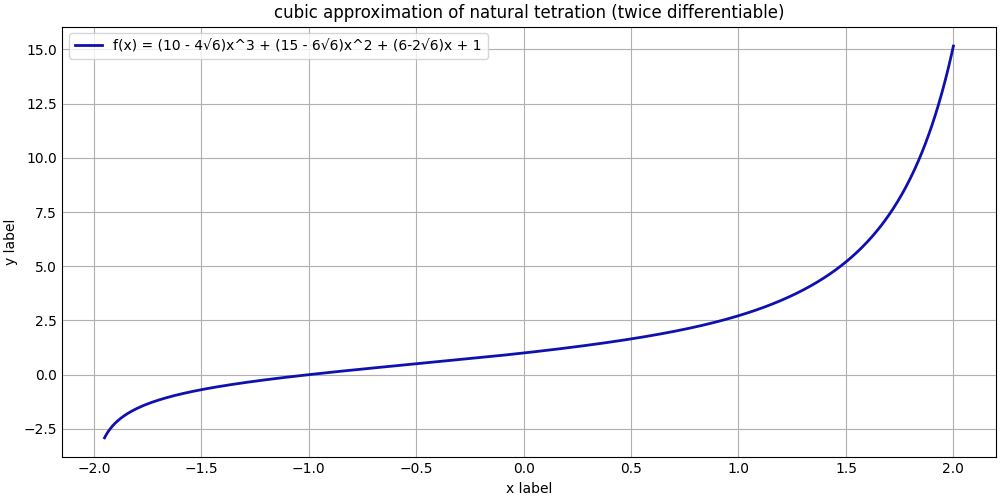
#> input picture cubic_approximation_of_natural_tetration.png, 1000 x 500 px, given in place of Bad Apple!!.webm, which was not available
$ python video_to_frames.py
#> lines starting #> are read from the running program, lines starting #| are printed output that depends on the picture; after the words box and inside, x2 and y2 are one past the last pixel; in counts of white or black regions, pixels touching at a corner belong together; pictures that were not available may be replaced by others from this repository, and a replacement may not be noted
import cv2, pathlib
from tqdm import tqdm
import numpy as np
from PIL import Image
from collections import Counter
import json
import base64
print()
def dict_base64ify(d: dict):
    rslt = {}
    for key in d:
        rslt[base64.b64encode(key).decode("ascii")]=d[key]
    return rslt
def tuple_to_dict(l: list[list[str|int]]) -> dict[str, int]:
    rslt = {}
    for s, i in l:
        rslt[s]=i
    return rslt
def tuple_base64ify(l: list[tuple[bytes, int]])-> list[list[str|int]]:
    return [(base64.b64encode(key).decode("ascii"),count) for key,count in l]
def main():
    pixelart_dimensions = (26*2-1,16*2) #the pixelarts are aligned weirdly
    pixel_dimensions = (pixelart_dimensions[0]*8,pixelart_dimensions[1]*8)
    #print(pixel_dimensions[0]/pixel_dimensions[1])
    basepath = pathlib.Path(__file__).resolve(True).parent
    videopath = basepath / "Bad Apple!!.webm"
    outpath = basepath / "frames"
    #print(str(videopath))
    video_capture = cv2.VideoCapture(str(videopath))
    #print(video_capture.getBackendName())
    index=-1
    video_dimensions = None
    resized_video_dimensions = None
    aligned_pixelart_dimensions = None
    aligned_video_dimensions = None
    perfect = None
    texture_counter = Counter()
    with tqdm(total=6507, desc="Processing frames... ") as pbar:
        while True:
            index+=1
            ret, frame = video_capture.read()
#> frame is the input picture: shape (500, 1000, 3); mean B, G, R 248.9, 248, 248
            if not ret:
                print("Can't receive frame (stream end?). Exiting ...")
                break
            #print(frame.shape)
            #frame = cv2.cvtColor(frame,cv.COLOR_)
            #cv2.imshow('frame',frame)

            img: Image.Image = Image.fromarray(frame, "RGB")
            img = img.crop((1,2,img.size[0]-1, img.size[1]-2)) #Bad Apple has a very thin border around the rectangle
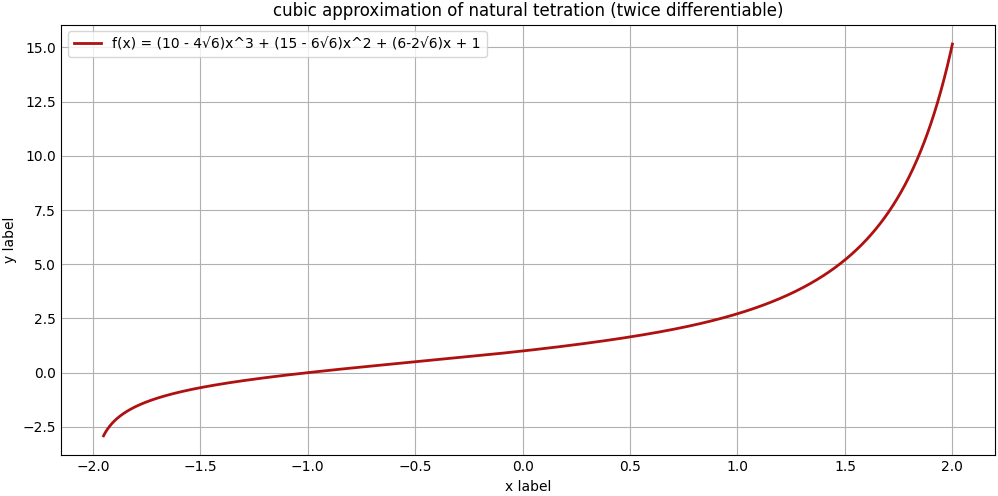
#> img: PIL image 998x496 RGB; mean R, G, B 248.9, 247.9, 247.9

            if video_dimensions==None: video_dimensions = img.size
#> video_dimensions = (998, 496)
            if resized_video_dimensions==None:
                if pixel_dimensions[0]/pixel_dimensions[1] > video_dimensions[0]/video_dimensions[1]:
                    resized_video_dimensions = (int(video_dimensions[0]*pixel_dimensions[1]/video_dimensions[1]),
                                                pixel_dimensions[1])
                else:
                    resized_video_dimensions = (pixel_dimensions[0],
                                                int(video_dimensions[1]*pixel_dimensions[0]/video_dimensions[0]))
#> resized_video_dimensions = (408, 202)
                if resized_video_dimensions[0]%8==0 and resized_video_dimensions[1]%8==0:
                    perfect = True
                else: perfect = False
                aligned_pixelart_dimensions = (int(np.ceil(resized_video_dimensions[0]/8)),
                                            int(np.ceil(resized_video_dimensions[1]/8)))
#> aligned_pixelart_dimensions = (51, 26)
                aligned_video_dimensions = (int(np.ceil(resized_video_dimensions[0]/8))*8,
                                            int(np.ceil(resized_video_dimensions[1]/8))*8)
#> aligned_video_dimensions = (408, 208)
            img = img.resize(resized_video_dimensions)
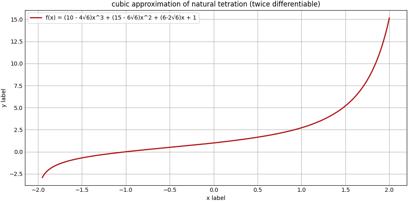
#> img: PIL image 408x202 RGB; mean R, G, B 248.6, 247.6, 247.6
            img = img.convert("1")
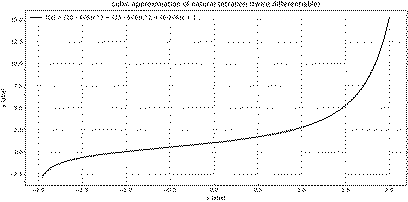
#> img: PIL image 408x202 1; 97.3% white; black in thin lines or dots
            finimg: Image.Image
            if not perfect:
                finimg = Image.new('1',aligned_video_dimensions)
#> finimg: PIL image 408x208 1; every value is 0
                finimg.paste(img)
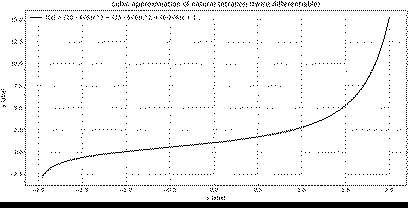
#> finimg: PIL image 408x208 1; 94.5% white; 1288 black regions (1281 under 20 px), largest, box (x1, y1, x2, y2) and area: (0, 202, 408, 208) 2448, (93, 134, 271, 157) 180, (371, 17, 390, 71) 56
            else:
                finimg = img.copy()
            for x in range(aligned_pixelart_dimensions[0]):
                for y in range(aligned_pixelart_dimensions[1]):
                    imgblock = finimg.crop((x*8, y*8, x*8+8, y*8 +8))
                    #print(imgblock.size)
                    texture_counter.update((imgblock.tobytes(),))
#> after the loop, texture_counter = 364 items
                    #print(imgblock.tobytes())
            finimg.save(outpath/(str(index)+".png"))
            pbar.update(1)
            #if index>=150: break
            if index>=6507: break
    json.dump(tuple_base64ify(texture_counter.most_common(256)),(basepath/"most_common_textures.json").open("w"))
    #json.dump(dict_base64ify(texture_counter),(basepath/"textures.json").open("w"))
    video_capture.release()
    cv2.destroyAllWindows()
if __name__=="__main__":
    main()
    print("Done!")

$ run again, on quartic_approximation_of_natural_tetration.png
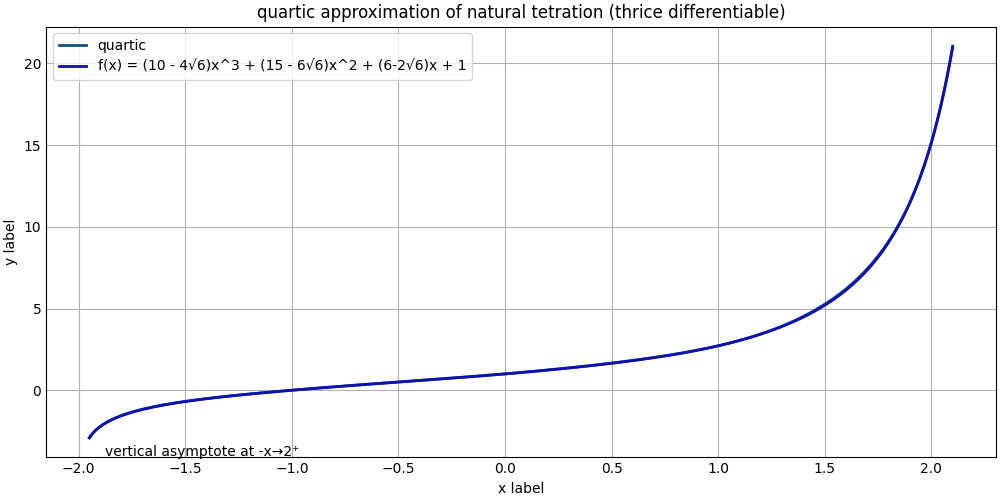
#> input picture quartic_approximation_of_natural_tetration.png, 1000 x 500 px, given in place of Bad Apple!!.webm, which was not available
#> in main, frame is the input picture: shape (500, 1000, 3); mean B, G, R 249.1, 248, 248
#> in main, `img = img.convert("1")`:
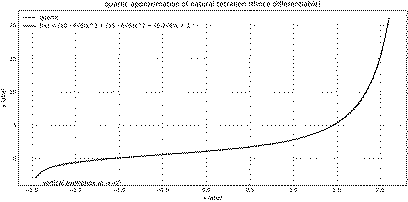
#> img: PIL image 408x202 1; 97.4% white; black in thin lines or dots
#> in main, `finimg.paste(img)`:
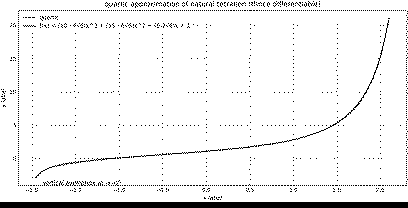
#> finimg: PIL image 408x208 1; 94.6% white; 1151 black regions (1144 under 20 px), largest, box (x1, y1, x2, y2) and area: (0, 202, 408, 208) 2448, (272, 20, 389, 145) 204, (168, 149, 221, 155) 56
#> after the loop in main, `for x in range(aligned_pixelart_dimensions[0]):`: texture_counter = 325 items
